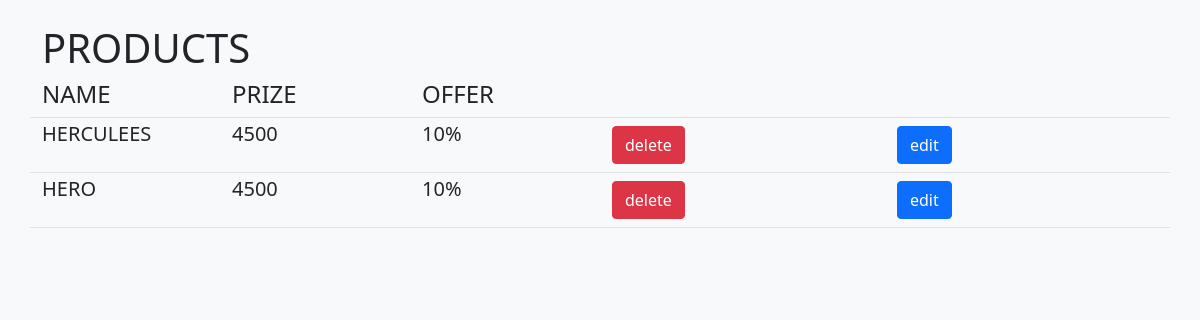
The page /sellerproducts/ (signed in) on the database as committed earlier.
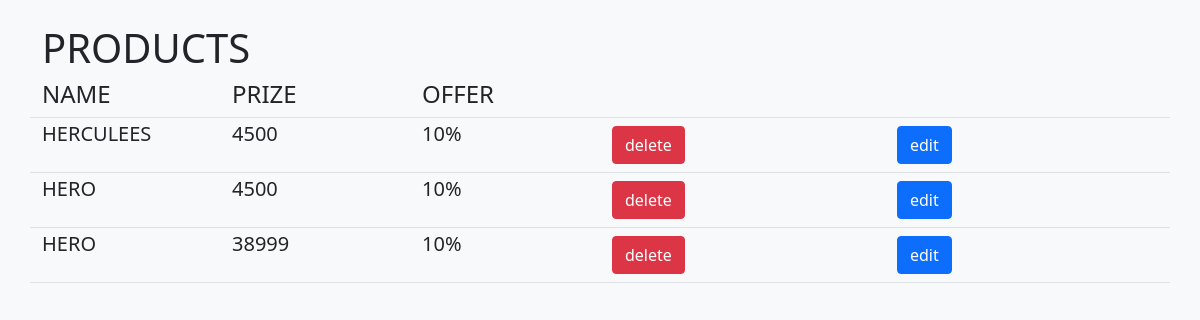
The same page on the database as committed later.
### ecomapp/models.py (models this page shows)
class product(models.Model):
    productname=models.CharField(max_length=100)
    prize=models.IntegerField()
    offer=models.CharField(max_length=50)
    speed=models.CharField(max_length=50)
    color=models.CharField(max_length=50)
    description=models.CharField(max_length=300)
    category=models.CharField(max_length=50)
    image=models.ImageField(upload_to='static/images/product/')
    seller = models.ForeignKey(User, on_delete=models.CASCADE)

### ecomapp/views.py (the view)
# urls.py: path('sellerproducts/',views.sellerproducts,name="sellerproduct"),
def sellerproducts(request):
         seller=request.user
         products = product.objects.filter(seller=seller)
         context = {
        'seller': seller,
        'products': products,
    }
         return render(request, 'sellerproducts.html',{"products":products})

### templates/sellerproducts.html (shortened to what this page needs)
<!DOCTYPE html>
<html lang="en">
<head>
    <link href="https://cdn.jsdelivr.net/npm/bootstrap@5.1.3/dist/css/bootstrap.min.css" rel="stylesheet">
</head>
<body class="bg-light">
<div class="container mt-4 bg-light text-dark">
    <h1 class="col">PRODUCTS</h1>
    <div class="row border-bottom">
    <h4 class="col-2">NAME</h4>
    <h4 class="col-2">PRIZE</h4>
    <h4 class="col-2">OFFER</h4>
    </div>
    {% for prod in products %}
    <div class="border-bottom row">
    <h5 class="col-2 my-1">{{ prod.productname|upper }}</h5>
    <h5 class="col-2 my-1">{{ prod.prize }}</h5>
    <h5 class="col-2 my-1">{{ prod.offer }}</h5>
    <a href="{% url 'delete_g' prod.pk %}" class="col"> <button class="btn btn-danger my-50 my-2">delete</button></a>
     <a href="{% url 'edit_g' prod.pk %}" class="col"> <button class="btn btn-primary my-50 my-2">edit</button></a>
    </div>
     {% endfor %}
</div>
</body>
</html>

Rows that differ between the two databases and show on the page:
added product: productname "HERO", prize "38999", offer "10%"
